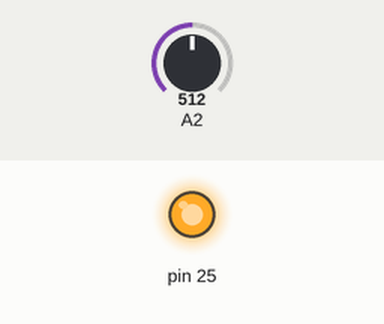
The sketch below on a simulated Arduino Mega 2560, built with avr-gcc and run on an emulated ATmega2560. Shown: output pins drawn as LEDs (lit = HIGH). The test bench sets the inputs (shaded band); at power-on: A2 = 512. What the sketch prints to the serial monitor is not drawn.

Above: at 0.1 s.
Timing chart, 0 to 1.6 s (numbered marks = the images above):
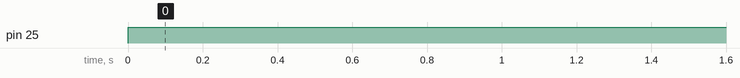

Measured:
- by itself, pin 25: LOW → HIGH at 0.00 s

The sketch:

sensor-test.ino
```cpp
int a;

void setup()
{
  Serial.begin(9600);
  pinMode(25,OUTPUT);
}

void loop()
{
  digitalWrite(25,HIGH);
  delayMicroseconds(500);
  a=analogRead(A2);
  Serial.println(a);
  delay(100);
}
```
